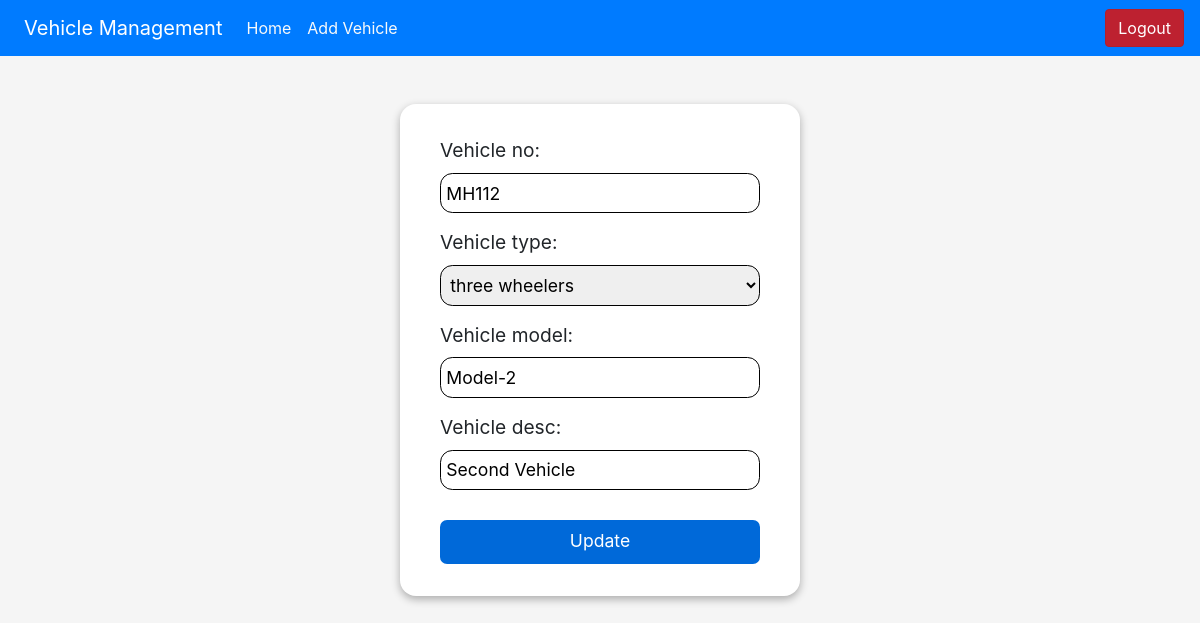
The page /update/40/ (signed in) on the database as committed earlier.
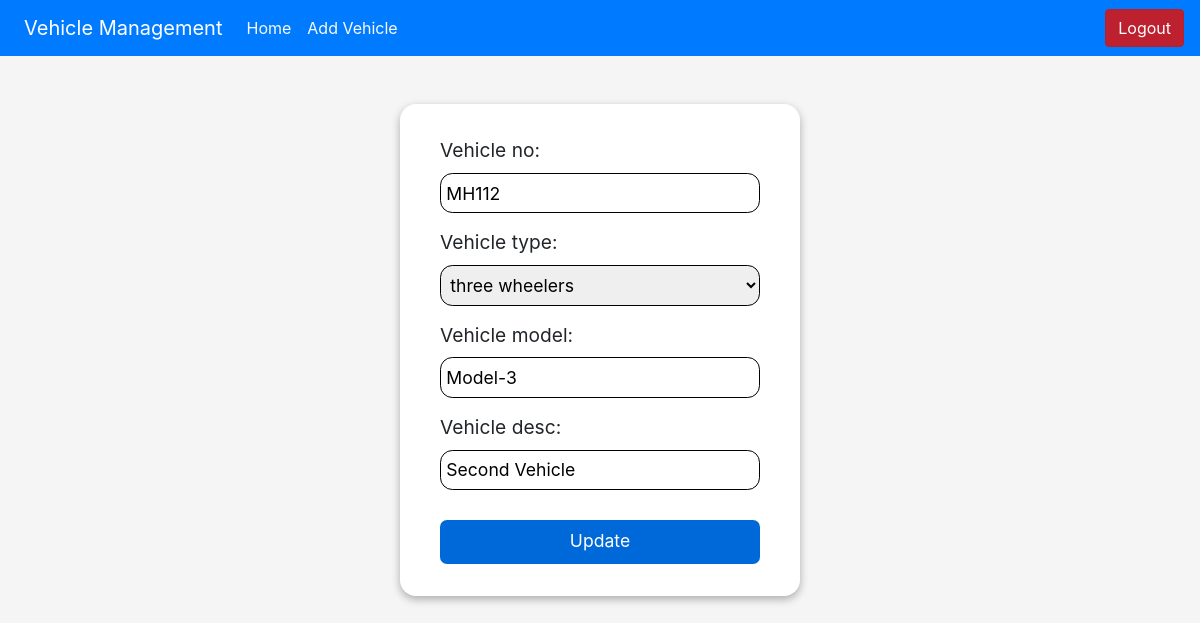
The same page on the database as committed later.
### app/models.py (models this page shows)
class Vehicle(models.Model):
    types = (('--select type--', '--select type--'),('two', 'Two wheelers'),('three','three wheelers'),('four','four wheelers'))
    vehicle_no = models.CharField(max_length=50)
    vehicle_type = models.CharField(max_length=50, choices=types, default='--select type--')
    vehicle_model = models.TextField()
    vehicle_desc = models.TextField()

### app/views.py (the view)
# urls.py: path('update/<int:pk>/', views.update, name='update'),
@login_required
@permission_required('app.change_vehicle', raise_exception=True)
@never_cache
def update(request, pk):
    if request.method == 'POST':
        a = Vehicle.objects.get(id=pk)
        b = VehicleForm(request.POST, instance=a)
        if b.is_valid():
            b.save()
            messages.success(request, "Data Updated Successfully")
            return redirect(reverse('home'))
    else:
        a = Vehicle.objects.get(id=pk)
        b = VehicleForm(instance=a)
    return render(request, 'app/update.html', {'form':b, 'pk':pk})

### app/forms.py (shortened to what this page needs)
class VehicleForm(forms.ModelForm):
    vehicle_model = forms.CharField(widget=forms.TextInput)
    vehicle_desc = forms.CharField(widget=forms.TextInput)
    class Meta:
        model = Vehicle
        fields = '__all__'

### app/templates/app/update.html (shortened to what this page needs)
{% include "app/base.html" %}
{% load static %}
{% block css %}
    <link rel="stylesheet" href="{% static 'css/update.css' %}">
{% endblock  %}
{% block body %}
    <div class="flex">
        <div class="signup_form">
            <form action="/update/{{pk}}/" method="post">
                <div class="form-css">
                    {% for i in form %}
                        {{i.label_tag}} {{i}}
                    {% endfor %}
                </div>
                <div class="buttonn">
                    <button class="add-btn" type="submit">Update</button>
                </div>
            </form>
        </div>
    </div>
{% endblock  %}

### app/templates/app/base.html (shortened to what this page needs)
<!doctype html>
<html lang="en">
  <head>
    {% load static %}
    <link rel="stylesheet" href="{% static 'css/bootstrap.css' %}">
  </head>
  <body>
    <nav class="navbar navbar-expand-lg navbar-light bg-primary">
        <a class="navbar-brand ml-2 text-white" href="#">Vehicle Management</a>
        <div class="collapse navbar-collapse" id="navbarSupportedContent">
          <ul class="navbar-nav mr-auto">
            <li class="nav-item active">
              <a class="nav-link text-light" href="/home">Home </a>
            </li>
            {% if perms.app.add_vehicle %}
            <li class="nav-item">
              <a class="nav-link text-light" href="/add">Add Vehicle</a>
            </li>
            {% endif %}
          </ul>
          <form class="form-inline my-2 my-lg-0">
            <a href="/logout" class="btn btn-danger btn-md active" role="button" aria-pressed="true">Logout</a>
          </form>
        </div>
      </nav>
  </body>
</html>

### static/css/update.css (style rules this page uses)
body { background-color: whitesmoke; font-size: 1em; }
.signup_form { display: inline-flex; justify-content: center; border: none; padding: 2em 2.5em; border-radius: 1em; background-color: white; box-shadow: 0px 0.2em 0.5em rgba(0, 0, 0, 0.3); max-width: 25em; flex: 1; }
.flex { display: flex; justify-content: center; padding: 2.5em; }
label { font-size: 1.2em; }
.form-css input, select { height: 2.3em; width: 100%; margin-bottom: 0.4em; border-radius: 0.7em; border: 1px solid black; padding: 0.3em; font-size: 1.1em; box-sizing: border-box; }
.buttonn { display: flex; justify-content: center; margin-top: 1.4em; }
.add-btn { background-color: #0069d9; border-radius: 0.4em; color: white; text-decoration: none; padding: 0.5em 1em; font-size: 1.1em; text-align: center; border: none; cursor: pointer; width: 100% }

Rows that differ between the two databases and show on the page:
changed Vehicle "MH112": vehicle_model "Model-2" → "Model-3"
